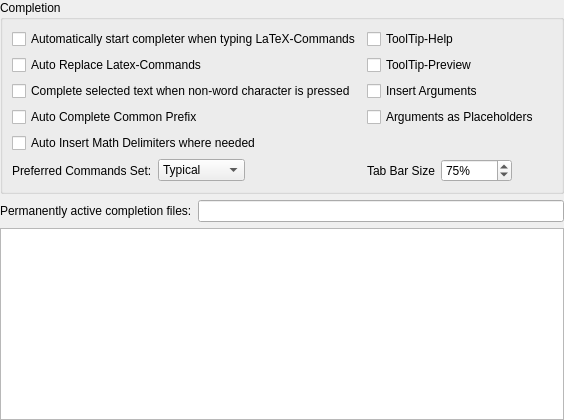
         <widget class="QWidget" name="pageCompletion">
          <layout class="QVBoxLayout" name="verticalLayout_4">
           <property name="leftMargin">
            <number>0</number>
           </property>
           <property name="topMargin">
            <number>0</number>
           </property>
           <property name="rightMargin">
            <number>0</number>
           </property>
           <property name="bottomMargin">
            <number>0</number>
           </property>
           <item>
            <widget class="QGroupBox" name="groupBox_2">
             <property name="sizePolicy">
              <sizepolicy hsizetype="Preferred" vsizetype="Minimum">
               <horstretch>0</horstretch>
               <verstretch>0</verstretch>
              </sizepolicy>
             </property>
             <property name="title">
              <string>Completion</string>
             </property>
             <layout class="QGridLayout" rowstretch="0,0,0,0,0,0" columnstretch="1,1">
              <item row="1" column="0">
               <widget class="QCheckBox" name="checkBoxAutoReplaceCommands">
                <property name="toolTip">
                 <string>Allows in-place substitution of commands. Example:&lt;br&gt;
&lt;code&gt;\textbf{foo}&lt;/code&gt;
&lt;ul&gt;
&lt;li&gt;Put cursor behind &quot;text&quot;&lt;/li&gt;
&lt;li&gt;Start completer by Ctrl+Space&lt;/li&gt;
&lt;li&gt;Select &lt;code&gt;\textrm&lt;/code&gt;&lt;li&gt;
&lt;li&gt;The result is &lt;code&gt;\textrm{foo}&lt;/code&gt;&lt;li&gt;
&lt;/ul&gt;</string>
                </property>
                <property name="text">
                 <string>Auto Replace Latex-Commands</string>
                </property>
               </widget>
              </item>
              <item row="2" column="1">
               <widget class="QCheckBox" name="checkBoxUsePlaceholders">
                <property name="text">
                 <string>Insert Arguments</string>
                </property>
                <property name="advancedOption" stdset="0">
                 <bool>true</bool>
                </property>
               </widget>
              </item>
              <item row="1" column="1">
               <widget class="QCheckBox" name="checkBoxToolTipCompletePreview">
                <property name="toolTip">
                 <string>Shows a tooltip with target text for labels/bibitem, previews colors or images</string>
                </property>
                <property name="text">
                 <string>ToolTip-Preview</string>
                </property>
               </widget>
              </item>
              <item row="3" column="1">
               <widget class="QCheckBox" name="checkBoxShowPlaceholders">
                <property name="text">
                 <string>Arguments as Placeholders</string>
                </property>
                <property name="advancedOption" stdset="0">
                 <bool>true</bool>
                </property>
               </widget>
              </item>
              <item row="0" column="1">
               <widget class="QCheckBox" name="checkBoxToolTipHelp">
                <property name="toolTip">
                 <string>Shows a tooltip with a description of the selected completer command</string>
                </property>
                <property name="text">
                 <string>ToolTip-Help</string>
                </property>
                <property name="advancedOption" stdset="0">
                 <bool>false</bool>
                </property>
               </widget>
              </item>
              <item row="0" column="0">
               <widget class="QCheckBox" name="checkBoxCompletion">
                <property name="toolTip">
                 <string>Starts the completer as soon as '\' is typed. Alternatively the completer can always be started manually by Ctrl+Space.</string>
                </property>
                <property name="text">
                 <string>Automatically start completer when typing LaTeX-Commands</string>
                </property>
               </widget>
              </item>
              <item row="5" column="1">
               <layout class="QHBoxLayout" name="horizontalLayout_2">
                <item>
                 <widget class="QLabel" name="label_40">
                  <property name="toolTip">
                   <string>Size of the tab bar at the bottom or top of the completer</string>
                  </property>
                  <property name="text">
                   <string>Tab Bar Size</string>
                  </property>
                  <property name="advancedOption" stdset="0">
                   <bool>true</bool>
                  </property>
                 </widget>
                </item>
                <item>
                 <widget class="QSpinBox" name="spinBoxTabRelFontSize">
                  <property name="toolTip">
                   <string>Size of the command set tabs at the bottom or top of the completer</string>
                  </property>
                  <property name="suffix">
                   <string notr="true">%</string>
                  </property>
                  <property name="maximum">
                   <number>10000</number>
                  </property>
                  <property name="value">
                   <number>75</number>
                  </property>
                  <property name="advancedOption" stdset="0">
                   <bool>true</bool>
                  </property>
                 </widget>
                </item>
                <item>
                 <spacer name="horizontalSpacer_2">
                  <property name="orientation">
                   <enum>Qt::Horizontal</enum>
                  </property>
                  <property name="sizeHint" stdset="0">
                   <size>
                    <width>40</width>
                    <height>20</height>
                   </size>
                  </property>
                 </spacer>
                </item>
               </layout>
              </item>
              <item row="2" column="0">
               <widget class="QCheckBox" name="checkBoxEOWCompletes">
                <property name="text">
                 <string>Complete selected text when non-word character is pressed</string>
                </property>
                <property name="advancedOption" stdset="0">
                 <bool>true</bool>
                </property>
               </widget>
              </item>
              <item row="3" column="0">
               <widget class="QCheckBox" name="checkBoxCompletePrefix">
                <property name="toolTip">
                 <string>If all completer suggestions have the next characters in common, you can use &lt;Tab&gt; to automatically insert them.</string>
                </property>
                <property name="text">
                 <string>Auto Complete Common Prefix</string>
                </property>
                <property name="advancedOption" stdset="0">
                 <bool>true</bool>
                </property>
               </widget>
              </item>
              <item row="5" column="0">
               <layout class="QHBoxLayout" name="horizontalLayout">
                <item>
                 <widget class="QLabel" name="label">
                  <property name="text">
                   <string>Preferred Commands Set:</string>
                  </property>
                 </widget>
                </item>
                <item>
                 <widget class="QComboBox" name="comboBoxPreferedTab">
                  <item>
                   <property name="text">
                    <string>Typical</string>
                   </property>
                  </item>
                  <item>
                   <property name="text">
                    <string>Most Used</string>
                   </property>
                  </item>
                  <item>
                   <property name="text">
                    <string>Fuzzy</string>
                   </property>
                  </item>
                  <item>
                   <property name="text">
                    <string>All</string>
                   </property>
                  </item>
                 </widget>
                </item>
                <item>
                 <spacer name="horizontalSpacer_3">
                  <property name="orientation">
                   <enum>Qt::Horizontal</enum>
                  </property>
                  <property name="sizeHint" stdset="0">
                   <size>
                    <width>40</width>
                    <height>20</height>
                   </size>
                  </property>
                 </spacer>
                </item>
               </layout>
              </item>
              <item row="4" column="0">
               <widget class="QCheckBox" name="checkBoxAutoInsertMathDelimiters">
                <property name="toolTip">
                 <string>If a math command is inserted via completion outside any math environment, $$ is inserted automatically.</string>
                </property>
                <property name="text">
                 <string>Auto Insert Math Delimiters where needed</string>
                </property>
               </widget>
              </item>
             </layout>
            </widget>
           </item>
           <item>
            <layout class="QHBoxLayout" name="horizontalLayout_3">
             <item>
              <widget class="QLabel" name="label_12">
               <property name="toolTip">
                <string>TXS tries to automatically load completion files for packages if a
\usepackage{} command is found. These automatically included files
are not shown here. Checking additional packages here is usually not
necessary. However if automatic detection fails or you want to include
specfic user completion files, you can enforce their usage by activating
them here.</string>
               </property>
               <property name="text">
                <string>Permanently active completion files:</string>
               </property>
               <property name="advancedOption" stdset="0">
                <bool>true</bool>
               </property>
              </widget>
             </item>
             <item>
              <widget class="QLineEdit" name="leCompletionFilter">
               <property name="toolTip">
                <string>Filter list below</string>
               </property>
               <property name="advancedOption" stdset="0">
                <bool>true</bool>
               </property>
              </widget>
             </item>
            </layout>
           </item>
           <item>
            <layout class="QHBoxLayout" name="horizontalLayout_8">
             <item>
              <widget class="QListWidget" name="completeListWidget">
               <property name="sizePolicy">
                <sizepolicy hsizetype="Expanding" vsizetype="Preferred">
                 <horstretch>0</horstretch>
                 <verstretch>0</verstretch>
                </sizepolicy>
               </property>
               <property name="toolTip">
                <string>TXS tries to automatically load completion files for packages if a
\usepackage{} command is found. These automatically included files
are not shown here. Checking additional packages here is usually not
necessary. However if automatic detection fails or you want to include
specfic user completion files, you can enforce their usage by activating
them here.</string>
               </property>
               <property name="flow">
                <enum>QListView::TopToBottom</enum>
               </property>
               <property name="isWrapping" stdset="0">
                <bool>true</bool>
               </property>
               <property name="resizeMode">
                <enum>QListView::Adjust</enum>
               </property>
               <property name="uniformItemSizes">
                <bool>false</bool>
               </property>
               <property name="sortingEnabled">
                <bool>true</bool>
               </property>
               <property name="advancedOption" stdset="0">
                <bool>true</bool>
               </property>
              </widget>
             </item>
             <item>
              <spacer name="verticalSpacer_9">
               <property name="orientation">
                <enum>Qt::Vertical</enum>
               </property>
               <property name="sizeHint" stdset="0">
                <size>
                 <width>0</width>
                 <height>40</height>
                </size>
               </property>
              </spacer>
             </item>
            </layout>
           </item>
          </layout>
         </widget>
